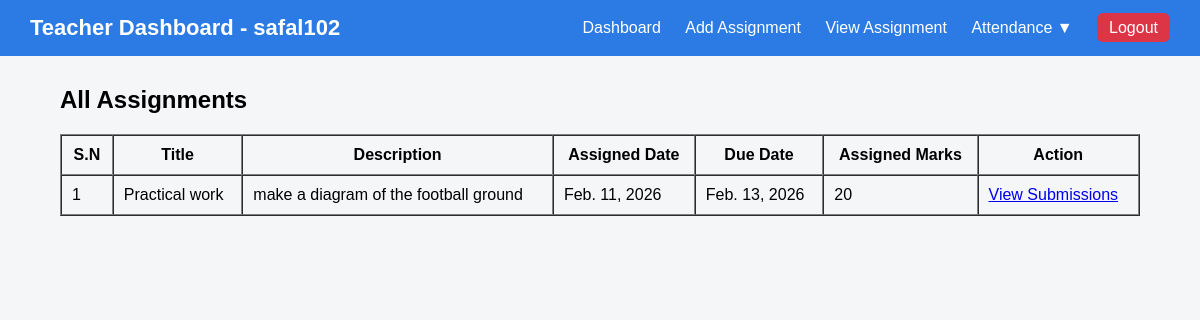
The page /teacher/view_assignment (signed in) on the database its author committed.
### Admin/models.py (models this page shows, shortened)
class Assignment(models.Model):
    teacher = models.ForeignKey(Teacher, on_delete=models.CASCADE)
    subject = models.ForeignKey(Subject, on_delete=models.CASCADE)
    title = models.CharField(max_length=200)
    description = models.TextField()
    assigned_date = models.DateField(auto_now_add=True)
    due_date = models.DateField()
    total_marks = models.IntegerField()
    file = models.FileField(upload_to='assignments/', blank=True, null=True)

### Teacher/views.py (the view)
# urls.py: path('view_assignment',views.view_assignment,name='view_assignment'),
@login_required
def view_assignment(request):
    teacher = Teacher.objects.get(user=request.user)
    assignments = Assignment.objects.filter(teacher=teacher)
    return render(request, "view_assignment.html", {
        'all_assignment': assignments
    })

### Teacher/templates/view_assignment.html (shortened to what this page needs)
<!DOCTYPE html>
<html lang="en">
<head>
</head>
<body>
<div class="navbar">
    <h1>Teacher Dashboard - {{ user.username }}</h1>
    <div class="nav-links">
        <a href="{% url 'teacher-dashboard' %}">Dashboard</a>
        <a href="{% url 'add_assignment' %}">Add Assignment</a>
        <a href="{% url 'view_assignment' %}">View Assignment</a>
         <div class="dropdown">
            <a href="#">Attendance ▼</a>
        </div>
        <a href="{% url 'account:logout' %}"
        style="background:#dc3545; padding:6px 12px; border-radius:6px;">
            Logout
        </a>
    </div>
</div>
<div class="container">
    <h2>All Assignments</h2>
    <table border="1" cellpadding="10" cellspacing="0" width="100%">
        <thead>
            <tr>
                <th>S.N</th>
                <th>Title</th>
                <th>Description</th>
                <th>Assigned Date</th>
                <th>Due Date</th>
                <th>Assigned Marks</th>
                <th>Action</th>
            </tr>
        </thead>
        <tbody>
            {% for assignment in all_assignment %}
            <tr>
                <td>{{ forloop.counter }}</td>
                <td>{{ assignment.title }}</td>
                <td>{{ assignment.description }}</td>
                <td>{{ assignment.assigned_date }}</td>
                <td>{{ assignment.due_date }}</td>
                <td>{{ assignment.total_marks }}</td>
                <td>
                    <a href="{% url 'view-submissions' assignment.id %}">
                        View Submissions
                    </a>
                </td>
            </tr>
            {% empty %}
            <tr>
                <td colspan="7" style="text-align:center;">
                    No Assignments Found
                </td>
            </tr>
            {% endfor %}
        </tbody>
    </table>
</div>

### Teacher/templates/view_assignment.html (style rules this page uses)
body { font-family: Arial, sans-serif; background-color: #f4f6f8; margin: 0; padding: 0; }
.navbar { background-color: #2c7be5; padding: 15px 30px; display: flex; justify-content: space-between; align-items: center; }
.navbar h1 { color: white; margin: 0; font-size: 22px; }
.nav-links a { color: white; text-decoration: none; margin-left: 20px; font-weight: 500; }
.container { width: 90%; margin: 30px auto; }
.dropdown { position: relative; display: inline-block; }

### rows shown on the page
Assignment: title "Practical work", description "make a diagram of the football ground", assigned_date "Feb. 11, 2026", due_date "Feb. 13, 2026", total_marks "20"

### other values the page prints
{{ user.username }} "safal102"
